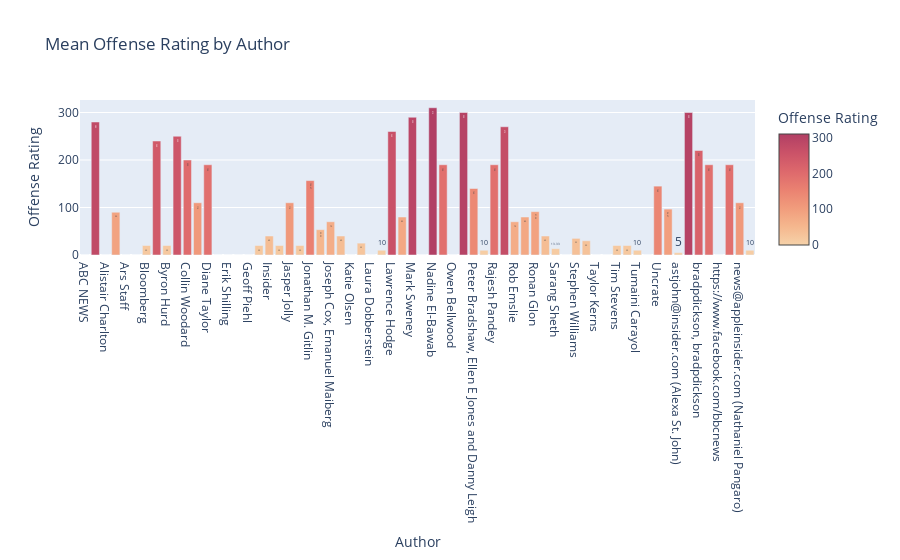

Notebook source saved alongside this figure:
### Code cell
# group the data by author and calculate the mean offense rating
author_rating = df.groupby('Author')['Offense Rating'].mean()

# create the bar chart
fig = go.Figure(go.Bar(
    x=author_rating.index,
    y=author_rating.values,
    marker=dict(
        color=author_rating.values,
#         colorscale='viridis',
        colorscale='Redor',
        colorbar=dict(
            title='Offense Rating'
        )
    ),
    text=author_rating.values.round(2),
    textposition='auto',
))

# set the chart title and axis labels
fig.update_layout(
    title='Mean Offense Rating by Author',
    xaxis_title='Author',
    yaxis_title='Offense Rating',
)

# show the chart
fig.show()
pyo.plot(fig, filename='author.html')

### Figure 1 — Plotly figure (JSON) as saved in the notebook; plotly's stock layout.template omitted (floating-point values rounded to 4 significant figures)
{"data": [{"marker": {"color": [0, 280, 0, 90, 0, 0, 20, 240, 20, 250, 200, 110, 190, 0, 0, 0, 0, 20, 40, 20, 110, 20, 156.7, 53.33, 70, 40, 0, 25, 0, 10, 260, 80, 290, 0, 310, 190, 0, 300, 140, 10, 190, 270, 70, 80, 91.25, 40, 13.33, 0, 35, 30, 0, 0, 20, 20, 10, 0, 145, 96.67, 5, 300, 220, 190, 0, 190, 110, 10], "colorbar": {"title": {"text": "Offense Rating"}}, "colorscale": [[0, "rgb(246, 210, 169)"], [0.1667, "rgb(245, 183, 142)"], [0.3333, "rgb(241, 156, 124)"], [0.5, "rgb(234, 129, 113)"], [0.6667, "rgb(221, 104, 108)"], [0.8333, "rgb(202, 82, 104)"], [1, "rgb(177, 63, 100)"]]}, "text": [0, 280, 0, 90, 0, 0, 20, 240, 20, 250, 200, 110, 190, 0, 0, 0, 0, 20, 40, 20, 110, 20, 156.7, 53.33, 70, 40, 0, 25, 0, 10, 260, 80, 290, 0, 310, 190, 0, 300, 140, 10, 190, 270, 70, 80, 91.25, 40, 13.33, 0, 35, 30, 0, 0, 20, 20, 10, 0, 145, 96.67, 5, 300, 220, 190, 0, 190, 110, 10], "textposition": "auto", "type": "bar", "x": ["ABC NEWS", "Adam Sabes", "Alistair Charlton", "Andy Kalmowitz", "Ars Staff", "Associated Press", "Bloomberg", "Bob Sorokanich", "Byron Hurd", "Chris Teague", "Collin Woodard", "Daniel Cooper", "Diane Taylor", "Elizabeth Blackstock", "Erik Shilling", "Gaurav Sood", "Geoff Piehl", "Greg Migliore", "Insider", "Jackie Thomas", "Jasper Jolly", "Jeremy Korzeniewski", "Jonathan M. Gitlin", "Jonathon Ramsey", "Joseph Cox, Emanuel Maiberg", "Justin Banner", "Katie Olsen", "Kyle Hyatt", "Laura Dobberstein", "Laura He", "Lawrence Hodge", "Lawrence Ulrich", "Mark Sweney", "Mike Viray", "Nadine El-Bawab", "Nick Wolny", "Owen Bellwood", "PA Media", "Peter Bradshaw, Ellen E Jones and Danny Leigh", "Rain Noe", "Rajesh Pandey", "Reuters", "Rob Emslie", "Rob Schmitz", "Ronan Glon", "Sabela Ojea", "Sarang Sheth", "Sri Krishna", "Stephen Williams", "Steven J. Ewing", "Taylor Kerns", "The Economist", "Tim Stevens", "Tom McParland", "Tumaini Carayol", "USA TODAY, Elizabeth Weise, USA TODAY", "Uncrate", "Zac Palmer", "astjohn@insider.com (Alexa St. John)", "bgiacobone@insider.com (Bianca Giacobone)", "bradpdickson, bradpdickson", "dsiu@insider.com (Diamond Naga Siu)", "https://www.facebook.com/bbcnews", "jmann@insider.com (Jyoti Mann)", "news@appleinsider.com (Nathaniel Pangaro)", "zacharylboddy@outlook.com (Zachary Boddy)"], "y": [0, 280, 0, 90, 0, 0, 20, 240, 20, 250, 200, 110, 190, 0, 0, 0, 0, 20, 40, 20, 110, 20, 156.7, 53.33, 70, 40, 0, 25, 0, 10, 260, 80, 290, 0, 310, 190, 0, 300, 140, 10, 190, 270, 70, 80, 91.25, 40, 13.33, 0, 35, 30, 0, 0, 20, 20, 10, 0, 145, 96.67, 5, 300, 220, 190, 0, 190, 110, 10]}], "layout": {"title": {"text": "Mean Offense Rating by Author"}, "xaxis": {"title": {"text": "Author"}}, "yaxis": {"title": {"text": "Offense Rating"}}}}
